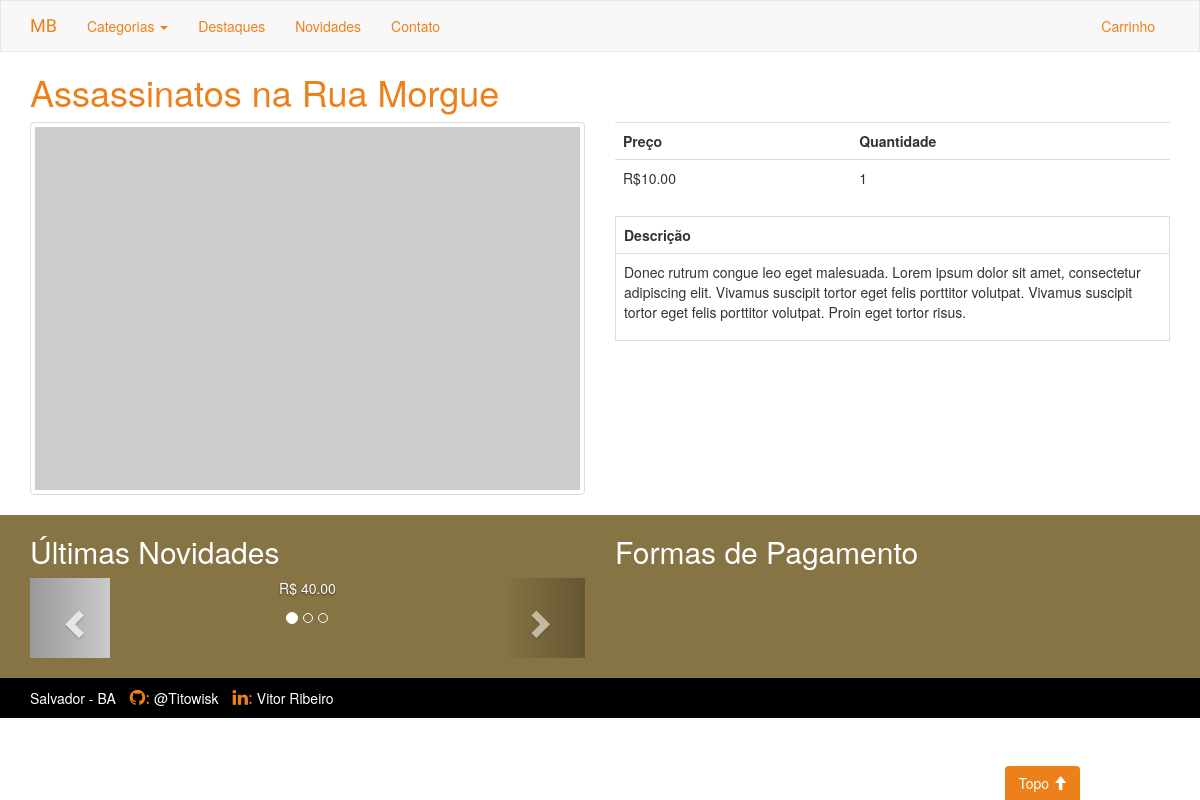
Screenshot of /categoria/detalhes/assassinatos-na-rua-morgue/ with the database file from the repository.
### catalog/models.py (models this page shows, shortened)
class Products(models.Model):
    name = models.CharField('Nome', max_length=30)
    slug = models.SlugField('Identificador', max_length=30)
    category = models.ForeignKey('catalog.Category', on_delete= models.CASCADE, verbose_name='Categoria' )
    description = models.TextField('Descrição', blank=True)
    quantity = models.PositiveIntegerField('Quantidade', )
    price = models.DecimalField('Preço',max_digits=7, decimal_places=2)
    created = models.DateTimeField('Criado em',auto_now_add=True)
    modified = models.DateTimeField('Modificado em', auto_now=True)
    class Meta:
        verbose_name = 'Produto'
        verbose_name_plural = 'Produtos'
        ordering = ['name']
    def __str__(self):
        return self.name
    """
    def lowest_prices(self):
        low_price_list = Products.objects.order_by('price')
        return low_price_list
    """

### catalog/views.py (the view)
class ProductsDetailView(DetailView):
    template_name = 'catalog/product_detail.html'
    model = Products
    context_object_name = 'product_detail'

### catalog/context_processors.py (called while the page is built)
def categories(request):
    return {'categories': Category.objects.all()}

def latest_products(request):
    latest_products = Products.objects.order_by('created').reverse()[:3]
    return {'latest_products': latest_products}

### catalog/models.py (called while the page is built)
    def __str__(self):
        return self.name

    def get_absolute_url(self):
        return reverse('catalog:products', kwargs={'slug': self.slug})

### catalog/templates/catalog/product_detail.html (shortened to what this page needs)
{% extends "base.html" %}
{% block content %}
<section id="product_detail">
    <div class="container">
        <h1>{{product_detail.name}}</h1>
        <div class="row">
            <div class="col-sm-6 col-md-6">
                <div class="thumbnail">
                    <img src="https://dummyimage.com/600x400/000/fff" alt="...">
                </div>
            </div>
            <div class="col-sm-6 col-md-6">
                <table class="table">
                    <tr>
                        <th>Preço</th>
                        <th>Quantidade</th>
                    </tr>
                    <tr>
                        <td>R${{product_detail.price}}</td>
                        <td>{{product_detail.quantity}}</td>
                    </tr>
                </table>
                <table class="table table-bordered">
                    <tr>
                        <th>Descrição</th>
                    </tr>
                    <tr>
                        <td>{{product_detail.description|linebreaks}}</td>
                    </tr>
                </table>
            </div>
        </div>
    </div>
</section>
{% endblock %}

### core/templates/base.html (shortened to what this page needs)
<!DOCTYPE html>
{% load static %}
<html lang="pt-br">
<head>
    <link href="{% static 'bootstrap3/css/bootstrap.min.css' %}" rel="stylesheet">
    <link rel="stylesheet" type="text/css" href="{% static 'css/style.css' %}">
    <link rel="stylesheet"
    href="https://cdnjs.cloudflare.com/ajax/libs/font-awesome/4.7.0/css/font-awesome.min.css">
</head>
<body>
    <header id="about">
        <nav class="navbar navbar-default">
            <div class="container">
                <div class="navbar-header">
                    <a class="navbar-brand" href="{% url 'index' %}">MB</a>
                </div>
                <div class="collapse navbar-collapse" id="menu">
                    <ul class="nav navbar-nav">
                        <li class="dropdown">
                        <a href="#" class="dropdown-toggle" data-toggle="dropdown" role="button"
                        aria-haspopup="true" aria-expanded="false">Categorias <span class="caret"></span></a>
                        </li>
                        <li><a href="{% url 'catalog:highLight' %}">Destaques</a></li>
                        <li><a href="#newestProducts">Novidades</a></li>
                        <li><a href="{% url 'contact' %}">Contato</a></li>
                    </ul>
                    <ul class="nav navbar-nav navbar-right">
                            <li><a href="#">Carrinho</a></li>
                    </ul>
                </div>
            </div>
        </nav>
    </header>
    <aside id="back-top">
        <a href="#about">
            <button type="button" class="btn btn-primary">Topo <span class="glyphicon glyphicon-arrow-up"></span></button>
        </a>
    </aside>
    {% block content %}{% endblock %}
    <footer>
        <div id="footer-top">
            <div class="container">
                <div class="row">
                    <section id="newestProducts" class="col-sm-6 col-md-6">
                        <h2>Últimas Novidades</h2>
                        <div id="carousel-products" class="carousel slide" data-ride="carousel">
                            <ol class="carousel-indicators">
                                <li data-target="#carousel-products" data-slide-to="0" class="active"></li>
                                <li data-target="#carousel-products" data-slide-to="1"></li>
                                <li data-target="#carousel-products" data-slide-to="2"></li>
                            </ol>
                            <div class="carousel-inner" role="listbox">
                                {% for p in latest_products  %}
                                    {% if forloop.first %}
                                        <div class="item active">
                                            <img  class="img-responsive" src="https://dummyimage.com/16:9x1080" alt="...">
                                            <div class="carousel-caption">
                                                <p>R$ {{p.price}}</p>
                                            </div>
                                        </div>
                                    {% endif %}
                                {% endfor %}
                            </div>
                            <a class="left carousel-control" href="#carousel-products" role="button" data-slide="prev">
                                <span class="glyphicon glyphicon-chevron-left" aria-hidden="true"></span>
                            </a>
                            <a class="right carousel-control" href="#carousel-products" role="button" data-slide="next">
                                <span class="glyphicon glyphicon-chevron-right" aria-hidden="true"></span>
                            </a>
                        </div>
                    </section>
                    <section id="payments_methods" class="col-sm-6 col-md-6">
                        <h2>Formas de Pagamento</h2>
                    </section>
                </div>
            </div>
        </div>
        <div id="footer-bottom">
            <div class="container">
                <ul id="social">
                    <li>
                        Salvador - BA
                    </li>
                    <li>
                        <i class="fa fa-github" style="font-size:18px;color:#ED801A">:</i>
                        <a href="https://github.com/Titowisk">
                            @Titowisk
                        </a>
                    </li>
                    <li>
                        <i class="fa fa-linkedin" style="font-size:18px;color:#ED801A">:</i>
                        <a href="https://www.linkedin.com/in/vitor-ribeiro-6b82a980/">
                            Vitor Ribeiro
                        </a>
                    </li>
                </ul>
            </div>
        </div>
    </footer>
</body>
</html>

### core/static/css/style.css (style rules this page uses)
body, html { height: 100%; }
h1 { color: #ED801A; }
#back-top { position: fixed; right: 10%; bottom: 0px; z-index: 9999; }
#back-top .btn { background-color: #ED801A; border-color: transparent; border-bottom-left-radius: 0; border-bottom-right-radius: 0; }
.navbar { border-radius: 0; margin-bottom: 0; }
.navbar-default .navbar-brand { color: #ED801A; }
.navbar-default .navbar-nav>li>a { color: #ED801A; }
.banner-welcome h1, .navbar-brand { color: #fff; font-family: 'Chelsea Market', cursive; }
footer { color: #fff; }
#footer-top { background-color: #877445; padding-bottom: 20px; }
#footer-bottom { background-color: #000; padding-top: 10px; }
#footer-bottom ul { padding-left: 0px; }
#footer-bottom li { display: inline-block; padding-right: 10px; }
#footer-bottom a { color: #fff; }

### rows the page displays
Products: name "Assassinatos na Rua Morgue", price "10.00", quantity "1", description "Donec rutrum congue leo eget malesuada. Lorem ipsum dolor sit amet, consectetur adipiscing elit. Vivamus suscipit tortor eget felis porttitor volutpat. Vivamus suscipit tortor eget felis porttitor volutpat. Proin eget tortor risus."
Products: price "40.00"
